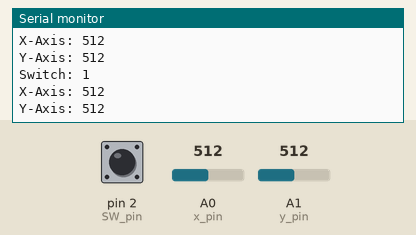
Simulated run of this sketch. Board: Arduino Uno, built with avr-gcc and run on an emulated ATmega328P. On the bench: the last lines printed to the serial monitor. Inputs (shaded band) come from the test bench; at power-on: A0 (x_pin) = 512, A1 (y_pin) = 512, pin 2 (SW_pin) HIGH.

Above: at 1.3 s.
1.4 s: A0 (x_pin) set to 716
At 1.82 s:
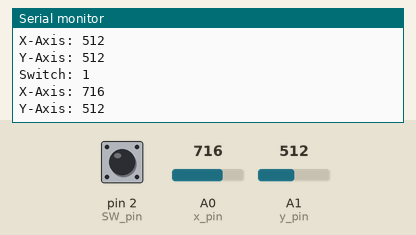
2.9 s: A1 (y_pin) set to 716
At 3.32 s:
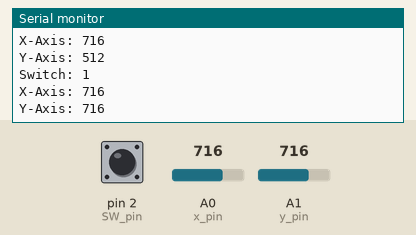
4.4 s: pin 2 (SW_pin) pulled LOW for 0.6 s
6.5 s: A0 (x_pin) set to 900
At 6.83 s:
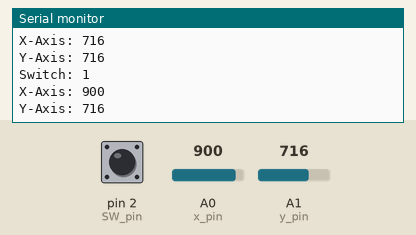
8.0 s: A1 (y_pin) set to 900
At 8.33 s:
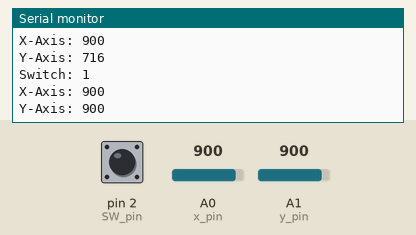
Timing chart, 0 to 10.5 s (numbered marks = the images above; inputs shaded):
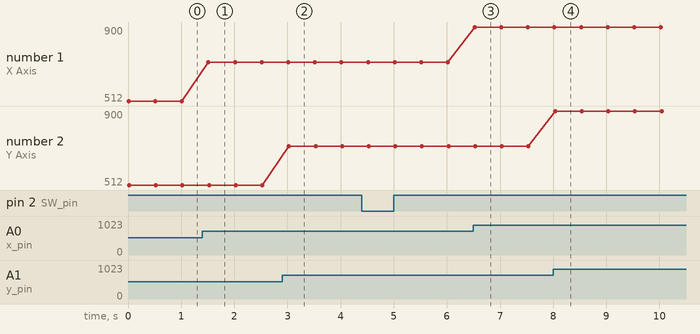

The sketch:

Joystick.ino
```cpp
const int SW_pin=2;
const int x_pin=0;
const int y_pin=1;

void setup() {
  pinMode(SW_pin,INPUT);
  digitalWrite(SW_pin,HIGH);
  Serial.begin(9600);

}

void loop() {
  // put your main code here, to run repeatedly:
  Serial.print("Switch: ");
  Serial.print(digitalRead(SW_pin));
  Serial.print("\n");
  Serial.print("X-Axis: ");
  Serial.print(analogRead(x_pin));
  Serial.print("\n");
    Serial.print("Y-Axis: ");
  Serial.print(analogRead(y_pin));
  Serial.print("\n");
  delay(500);
}
```

Measured:
- after the input at 1.4 s, the serial monitor: prints a new line after 0.11 s (image 1)
- after the input at 2.9 s, the serial monitor: prints a new line after 0.13 s (image 2)
- after the input at 6.5 s, the serial monitor: prints a new line at once (image 3)
- after the input at 8.0 s, the serial monitor: prints a new line at once (image 4)
- plotted number 1: 512 → 716 after the input at 1.4 s, 716 → 900 after the input at 6.5 s
